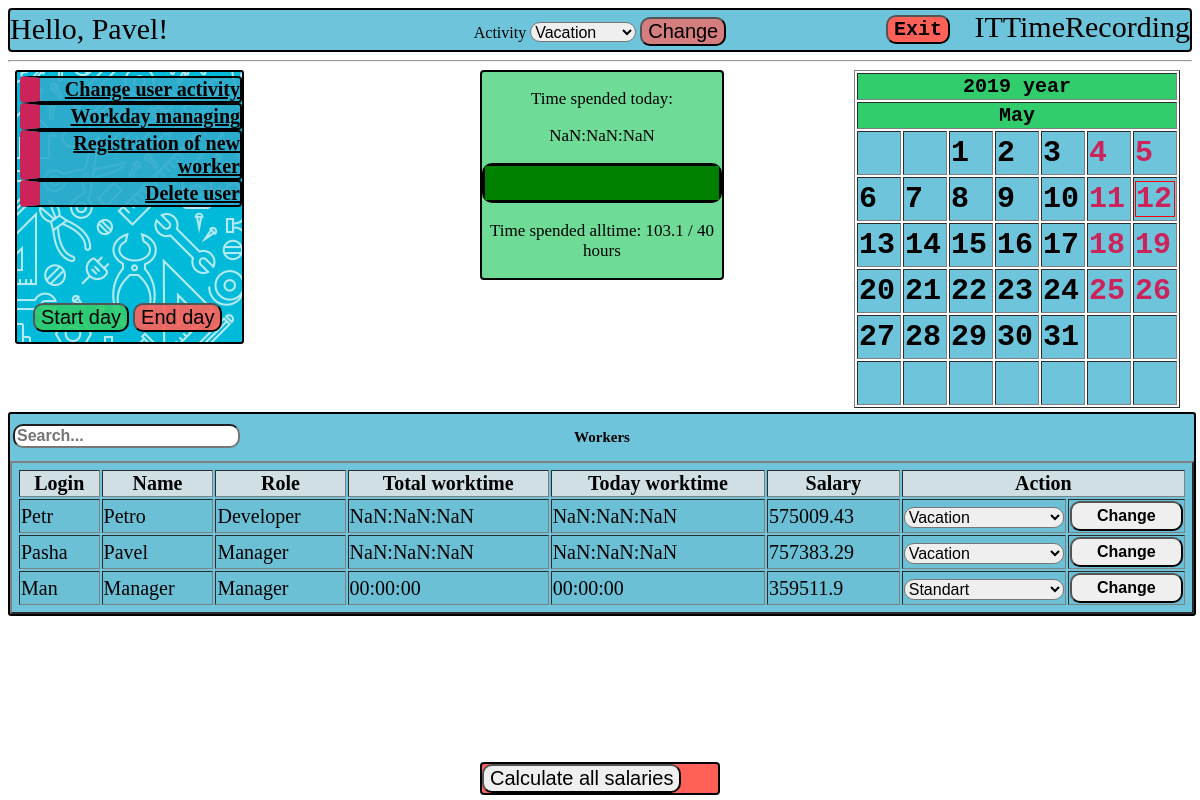
Before: /manager/ChangeUserActivity (signed in) with the older database file.
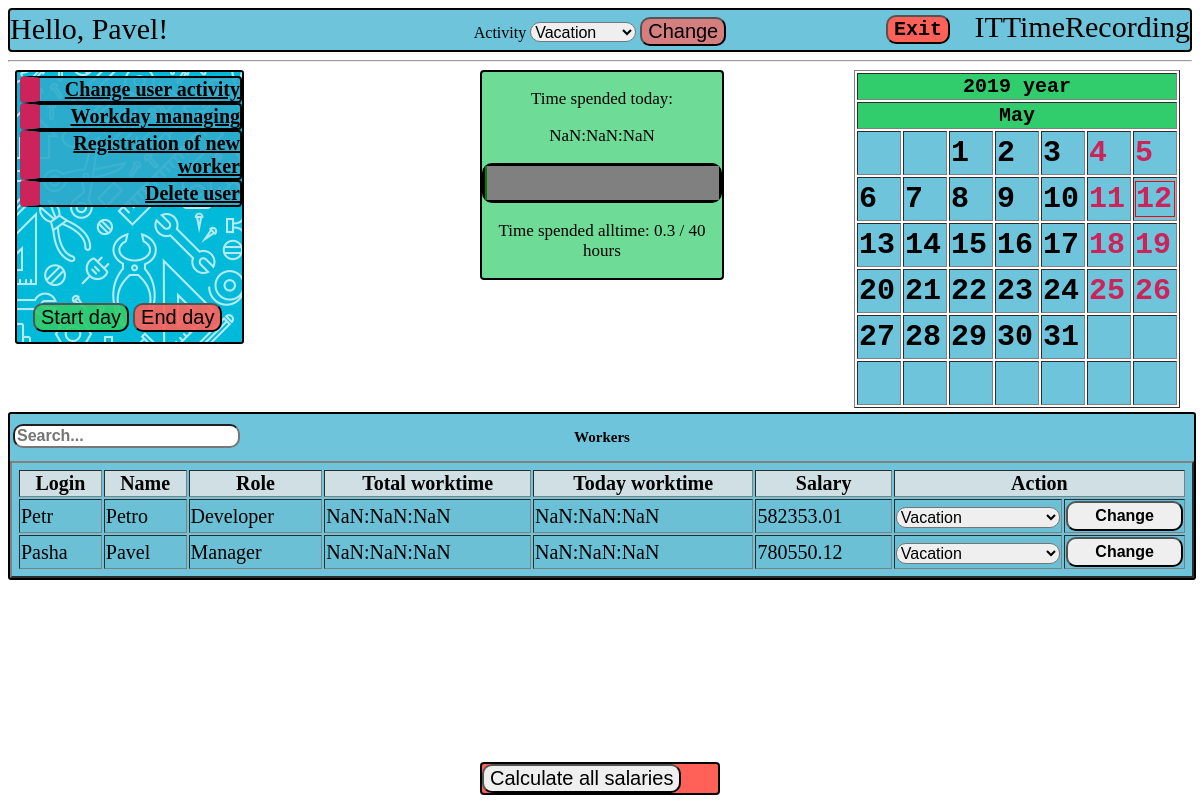
After: the same page with the newer database file.
### rec/models.py (models this page shows, shortened)
class User(db.Model):
    __tablename__ = 'USER'
    login = db.Column('LOGIN', db.String(20), primary_key=True)
    password = db.Column('PASSWORD', db.String(20), nullable=False)
    salary = db.Column('SALARY', db.INTEGER)
    worktime = db.Column('WORKTIME', db.INTEGER)
    username = db.Column('USERNAME', db.String(50), nullable=False)
    role = db.Column('ROLE_NAME', db.String(15), nullable=False )
    def fix_time(self, time):
        workday = Workday.query.filter_by(user=self.login, date=datetime.date.today().toordinal()).first()
        if workday and workday.ended == 0:
            workday.time += time
            self.worktime += time
            db.session.commit()

class Manager(User):
    def start_dev_day(self, user, activity):
        target = User.query.filter_by(login=user).first()
        target.start_day(activity)
        db.session.commit()

class Workday(db.Model):
    __tablename__='WORKDAY'
    id = db.Column('ID', db.INTEGER, primary_key=True, autoincrement= True)
    time = db.Column('TIME', db.INTEGER)
    date = db.Column('DATE', db.INTEGER)
    activity = db.Column('ACTIVITY_NAME', db.String(15), db.ForeignKey('ACTIVITY.NAME'), nullable=False)
    user = db.Column('USER_LOGIN', db.String(20), db.ForeignKey('USER.LOGIN'), nullable=False)
    ended = db.Column('ENDED', db.INTEGER)

### rec/tools/Manager/views.py (the view)
@mod.route('/ChangeUserActivity', methods=['GET', 'POST'])
def ChangeUserActivity():
    if ('userlogin' in request.form and 'activity' in request.form):
        g.user.choose_dev_activity(request.form['userlogin'],request.form['activity'])
    everyone = User.query.all()
    workdays = Workday.query.filter_by(date=date.toordinal())
    workdict = {}
    for workday in workdays:
        workdict[workday.user] = workday
    return render_template("tools/Manager/ChangeUserActivity.html",
                           user=g.user,
                           menu=menu,
                           date=date,
                           cal=cal,
                           norms=session['normative'],
                           time=Workday.query.filter_by(id=session["workday_id"]).first().time + session['time'],
                           workers=everyone,
                           workdays=workdict)

### rec/models.py (called while the page is built)
def fix_all_func(Quant):
    users = User.query.all()
    for user in users:
        user.fix_time(Quant)

### rec/templates/tools/Manager/ChangeUserActivity.html (shortened to what this page needs)
{% include "homepage.html" %}
<div class = "usertable">
<p>Workers</p>
<input type = 'text' id = 'search-text' onkeyup='tableSearch()' placeholder="Search...">
<table border="2px" id = 'info-table'>
<tr>
    <th>Login</th>
    <th>Name</th>
    <th>Role</th>
    <th>Total worktime</th>
    <th>Today worktime</th>
    <th>Salary</th>
    <th colspan="2">Action</th>
</tr>
{% for worker in workers %}
<tr>
    <td>{{ worker.login }}</td>
    <td>{{ worker.username }}</td>
    <td>{{ worker.role }}</td>
    {% if worker.login in workdays %}
        {% set workertime = workdays[worker.login].time %}
        {% set ended = workdays[worker.login].ended %}
    <td {% if ended == 0 %}class = 'timer'{% endif %}>{{ '%02d'|format((worker.worktime/3600)|int) }}:{{ '%02d'|format((worker.worktime%3600)/60|int) }}:{{ '%02d'|format((worker.worktime%60)|int) }}</td>
    <td {% if ended == 0 %}class = 'timer'{% endif %}>{{'%02d'|format((workertime/3600)|int) }}:{{ '%02d'|format((workertime%3600)/60|int) }}:{{ '%02d'|format((workertime%60)|int)}}</td>
    {% else %}
        <td>00:00:00</td>
        <td>00:00:00</td>
    {% endif %}
    <td>{{ worker.salary | round(2)}}</td>
        <form method="post" action="{{ url_for('Manager.ChangeUserActivity') }}">
            <td>
                {% set activity = 'Standart' %}
                {% if worker.login in workdays %}
                    {% set activity = workdays[worker.login].activity %}
                {% endif %}
                <select name="activity" id="activity">
                    <option value="Standart" {% if activity == 'Standart' %} selected="selected" {% endif %}>Standart</option>
                    <option value="Vacation" {% if activity == 'Vacation' %} selected="selected" {% endif %}>Vacation</option>
                </select></td>
            <td><input type="submit" value="Change">
            </td>
        </form>
</tr>
{% endfor %}
</table>
</div>

### rec/templates/homepage.html (shortened to what this page needs)
<!DOCTYPE html>
{% extends "base.html" %}
{% block body %}
    <form class="calc" method="post" action={{ url_for("Manager.calculate_all") }}>
        <input type = 'submit' value="Calculate all salaries">
    </form>
    <body link="black">
    <div class="hello">Hello, {{ user.username }}!</div>
    <div class="back"></div>
    <div class="menu">
    <ul>
    {% set role = user.role %}
    {% for item in menu %}
        <li>
            {% set url = role+"."+item[1] %}
            <a href = {{ url_for(url)}}>{{ item[0] }}</a>
        </li>
    {% endfor %}
    </ul>
    </div>
    <div class="progress_bar">
        <p> Time spended today: </p>
        {% set ended = workdays[user.login].ended %}
        <p {% if ended == 0 %}class="timer"{% endif %}>{{ '%02d'|format((time/3600)|int) }}:{{ '%02d'|format((time%3600)/60|int) }}:{{ '%02d'|format((time%60)|int) }} </p>
        <progress max = {{ norms }} value = {{ (user.worktime/3660 + time/3660)|round(2) }}></progress>
        <p> Time spended alltime: {{ (user.worktime/3600 + time/3660)|round(1)}} / {{ norms | round }} hours</p>
    </div>
    <div class = 'dayman'>
        <form method="post">
        <table>
            <tr>
                <td>
                   <input class="startday" type="submit" value="Start day" formaction={{ url_for("rec.begin_day") }}>
                </td>
                <td>
                    <input class="endday" type="submit" value="End day" formaction={{ url_for("rec.end_day") }}>
                </td>
            </tr>
        </table>
        </form>
    </div>
    {% include "calendar.html" %}
    <div class="activity">
        <form method="post">
            <label for="activity"> Activity </label>
            {% set activity = 'Standart' %}
                {% if user.login in workdays %}
                    {% set activity = workdays[user.login].activity %}
                {% endif %}
                <select name="activity" id="activity">
                    <option value="Vacation" {% if activity == 'Vacation' %} selected="selected" {% endif %}>Vacation</option>
                </select>
            <input type="submit" name="activity" value="Change" formaction='{{ url_for('rec.activity') }}'>
        </form>
    </div>
    <form method="post">
    <input class="exit" type="submit" name="exit" value="Exit" formaction='{{ url_for('rec.exit') }}'>
    </form>
</body>
{% endblock %}

### rec/templates/base.html (shortened to what this page needs)
{% block content %}
<link rel="stylesheet" href="/static/css/main.css" />
<div class="header">ITTimeRecording</div>
<hr>
{% endblock %}
{% block body %}
{% endblock %}

### rec/templates/calendar.html (shortened to what this page needs)
<link rel="stylesheet" href="/static/css/main.css" />
<div class = "calendar">
<form method="post">
{% set months_names = {
        1: 'January', 2: 'February', 3: 'March', 4: 'April',
        5: 'May', 6: 'June', 7: 'July', 8: 'August',
        9: 'September', 10: 'October', 11: 'November', 12: 'December'
    } %}
    <table border="1">
        <tr>
            <th colspan="7">{{ date.year }} year</th>
        </tr>
        <tr>
            <th colspan="7">{{ months_names[date.month] }} </th>
        </tr>
        {% for week in cal %}
            <tr>
                {% for day in week %}
                    <td>
                    {% if  day.date == date.day %}
                        <div class="today">
                    {% endif %}
                    {% if day.form == "Vacancy" %}
                        <div class="vacancy">
                            <div class="date">{{ day.date }}</div>
                        </div>
                    {% endif %}
                    {% if day.form == "Work" %}
                        <div class="workday">
                            <div class="date">{{ day.date }}</div>
                        </div>
                    {% endif %}
                    {% if  day.date == date.day %}
                        </div>
                    {% endif %}
                    </td>
                {% endfor %}
            </tr>
        {% endfor %}
    </table>
</form>
</div>

### rec/static/css/main.css (style rules this page uses)
body { background-color: #57FFC6; background: url("work.jpg"); background-size: 900px 900px; font-family: Georgia, 'Times New Roman', Times, serif; }
.dayman { position:absolute; top: 300px; left: 30px; z-index: 1; }
.startday { background-color: rgba(49, 204, 107, 0.9); }
.endday { background-color: rgba(255, 97, 89, 0.9); }
.usertable { width: 100%; background-color: rgba(49, 171, 204, 0.7); margin-top: 310px; border-radius: 3px; border: black solid 2px; overflow-x: auto; display: block; position: relative; top: 40px; }
.usertable table { width: 100%; font-size: 20px; padding: 5px; }
input { border-radius: 10px; }
.usertable th { background-color: rgba(229,229,229,0.81); font-size: 20px; }
.usertable td { background-color: rgba(107, 191, 214, 0.81); font-size: 20px; }
.usertable input[type="submit"] { font-weight: bolder; width: 100%; height: 30px; font-size: 16px; }
.usertable input[type="text"] { font-weight: bolder; position: absolute; top: 10px; left: 3px; font-size: 16px; }
.usertable select { width: 100%; height: 100%; font-size: 16px; border-radius: 10px; }
.usertable p { text-align: center; font-size: 15px; font-weight: bolder; }
.back { background: url("tools.jpg"); position: absolute; top: 70px; left: 15px; width: 225px; height: 270px; border-radius: 3px; border: black solid 2px; }
.activity { text-align: center; padding: 2px; position:absolute; top: 15px; right: 35%; left: 35%; }
.activity input { background-color: rgba(255, 97, 89, 0.7); border-radius: 10px; }
.activity select { margin: 0px; padding: 0px; height: 20px; font-size: 16px; border-radius: 10px; }
.header { height: 40px; font-size: 30px; text-align: right; background-color: rgba(49, 171, 204, 0.7); border: black solid 2px; border-radius: 4px; }
.autorization td, input { font-size: 20px; }
.progress_bar { width: 20%; position:absolute; top: 70px; left: 40%; right: 40%; background-color: rgba(49, 204, 107, 0.7); border: black solid 2px; border-radius: 4px; }
.progress_bar progress { color: #31ABCC; width: 100%; height: 40px; border: black solid 3px; border-radius: 10px; }
.progress_bar p { color: black; text-align: center; font-size: 17px; }
.menu { position: absolute; top:60px; left: 10px; }
.menu ul { list-style-type: none; padding-left: 10px; color: black; }
.menu li { font-size: 20px; width: 200px; background-color: rgba(49, 171, 204, 0.9); text-align: right; border: black solid 2px; border-radius: 4px; border-left: #CC235A solid 20px; font-weight: bolder; }
.calendar { position: absolute; top: 70px; right: 20px; }
.calendar .vacancy { color: #CC235A; }
.calendar td { background-color: rgba(49, 171, 204, 0.7); font-size: 30px; width: 40px; height: 40px; font-family: monospace; font-weight: bold; }
.calendar th { background-color: #31CC6B; font-size: 20px; font-family: monospace; font-weight: bold; }
.calendar .today { border: solid 1px red; }
.exit { background-color: #ff6159; font-size: 20px; font-family: monospace; font-weight: bold; text-align: center; position: absolute; top: 15px; right: 250px; }
.hello { position: absolute; top: 12px; left: 10px; font-size: 30px; }
.calc { position: absolute; bottom: 5px; right:40%; left:40%; background-color: #ff6159; border: black solid 2px; border-radius: 4px; }

Changed rows visible on the page:
removed Manager: login "Man", username "Manager", role "Manager", shows "00:00:00", salary "359511.9", activity "Standart"
changed Manager "Pasha": WORKTIME 371010 → 981.886 (drawn); (user.worktime/3600+time/3660)|round(1) "103.1" → "0.3"; salary "757383.29" → "780550.12"
changed Manager "Petr": salary "575009.43" → "582353.01"
